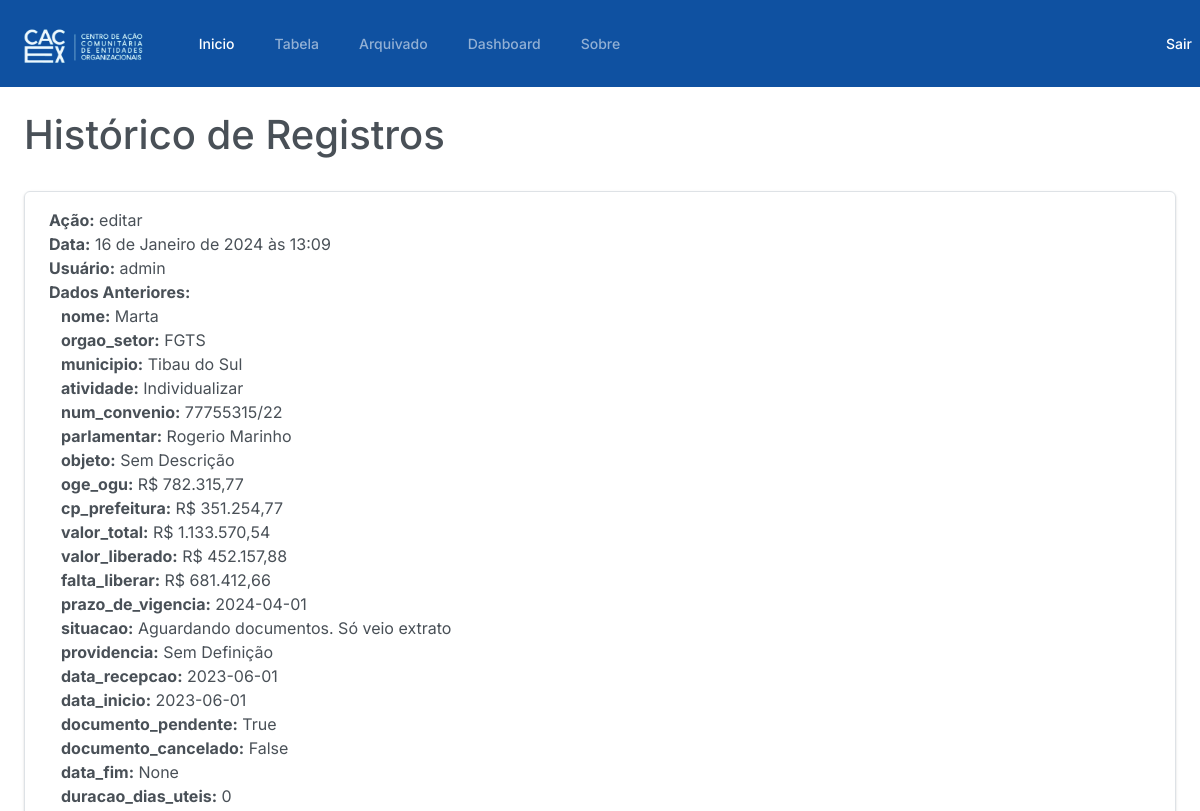
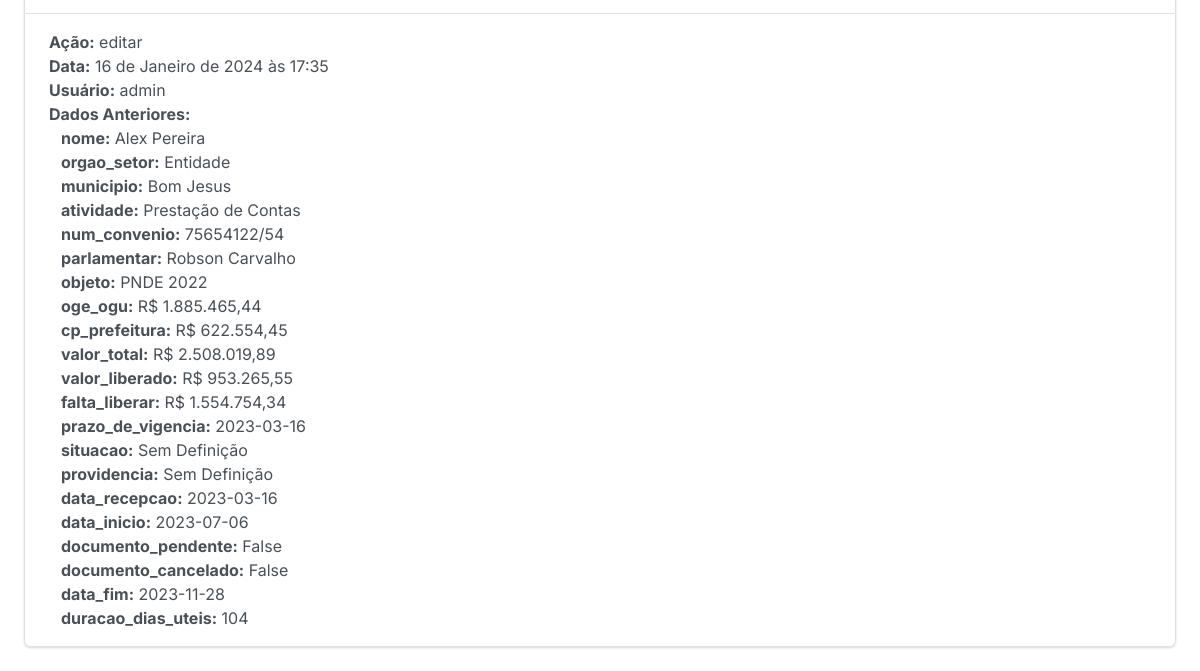
The app's page /historico/ (signed in), older data (2 pictures, top to bottom).
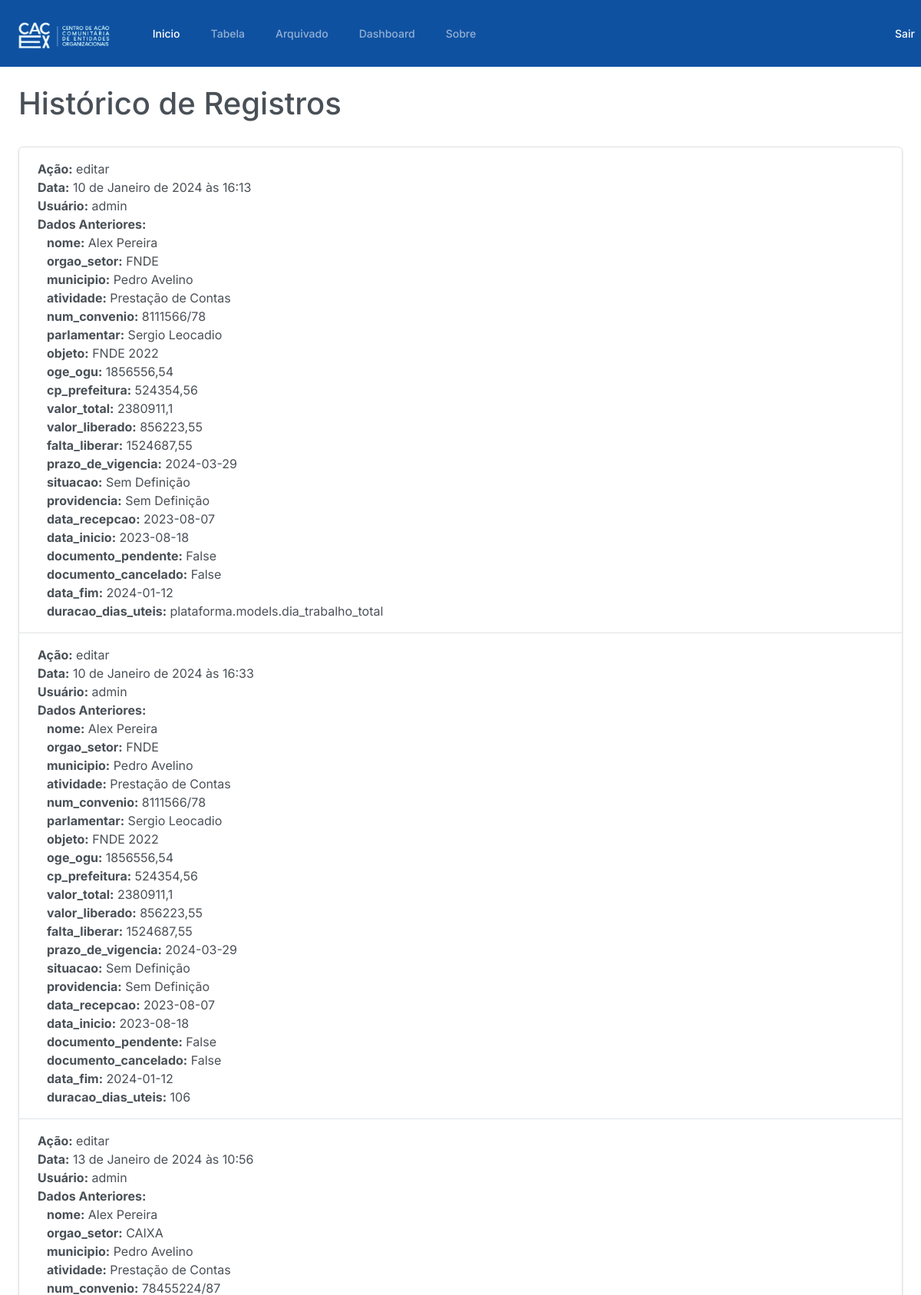
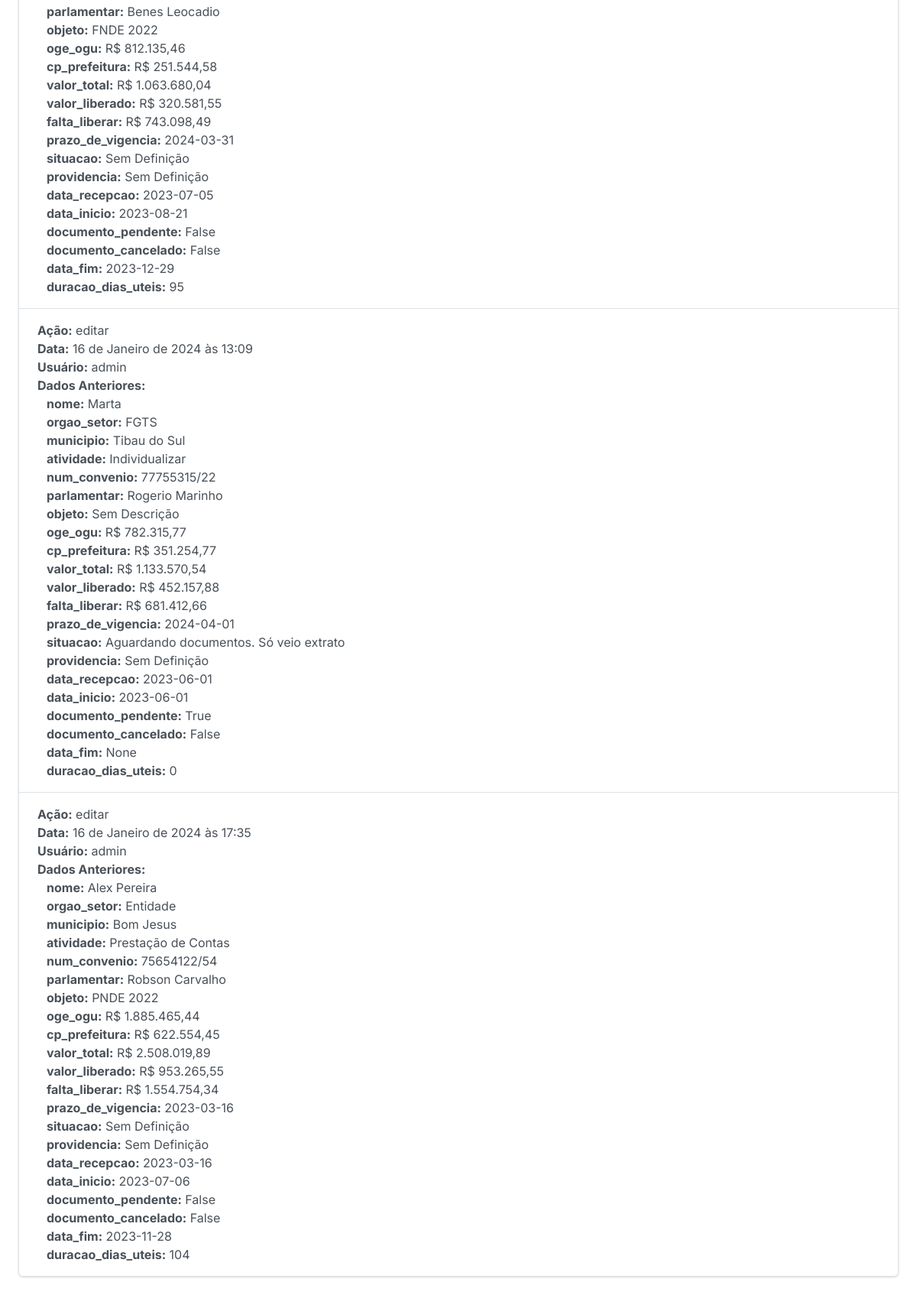
The same page, newer data (2 pictures, top to bottom).
### plataforma/models.py (models this page shows, shortened)
class Historico(models.Model):
    usuario = models.ForeignKey(CustomUser, on_delete=models.CASCADE)
    acao = models.CharField(max_length=255)
    data = models.DateTimeField(auto_now_add=True)
    dados_anteriores = models.JSONField(default=dict, encoder=DecimalJSONEncoder)
    registro = models.ForeignKey(RegistroFuncionarios, on_delete=models.CASCADE)

### autenticar/models.py (models this page shows)
class CustomUser(AbstractUser):
    reset_password_token = models.CharField(max_length=32, blank=True, null=True)
    groups = models.ManyToManyField(
        'auth.Group',
        related_name='customuser_set',
        related_query_name='user',
        blank=True,
        verbose_name='groups',
        help_text='The groups this user belong to. A user will get all permissions granted to each of their groups.',
    )
    user_permissions = models.ManyToManyField(
        'auth.Permission',
        related_name='customuser_set',
        related_query_name='user',
        blank=True,
        verbose_name='user permissions',
        help_text='Specific permissions for this user.'
    )

### plataforma/views.py (the view)
# urls.py: path('historico/', views.historico, name='historico'),
def historico(request):
    historico_registros = Historico.objects.all()
    context = {
        'historico_registros': historico_registros
    }
    return render(request, 'historico_template.html', context)

### plataforma/templates/historico_template.html (shortened to what this page needs)
{% extends "base.html" %}
{% load static %}
{% load humanize %}
{% load custom_filters %}
{% block container %}
    <div class="m-4">
      <h1>Histórico de Registros</h1> <br>
      <ul class="list-group">
        {% for historico in historico_registros %}
          <li class="list-group-item justify-content-between align-items-center">
            <strong>Ação:</strong> {{ historico.acao }}<br>
            <strong>Data:</strong> {{ historico.data }}<br>
            <strong>Usuário:</strong> {{ historico.usuario }}<br>
            <strong>Dados Anteriores:</strong> <br>
            <div class="container">
              {% for key, value in historico.dados_anteriores.items %}
                <strong>{{ key }}:</strong> {{ value }} <br>
              {% endfor %}
            </div>
          </li>
        {% endfor %}
      </ul>
    </div>
{% endblock container %}

### autenticar/templates/base.html (shortened to what this page needs)
{% load static %}
<!DOCTYPE html>
<html lang="en">
<head>
  <link rel="stylesheet" href="{% static 'autenticar/css/bootstrap.css' %}">
  <link rel="stylesheet" href="{% static 'autenticar/css/bootstrap.min.css' %}">
  <link rel="stylesheet" href="{% static 'autenticar/css/navbar.css' %}">
  <link rel="stylesheet" type="text/css" href="https://cdn.datatables.net/1.11.5/css/jquery.dataTables.css">
</head>
<body>
  {% if user.is_authenticated %}
   {% block header %}
    <nav class="navbar navbar-expand-lg bg_navbar" data-bs-theme="dark">
      <div class="container-fluid">
        <a class="navbar-brand" href="{% url 'inicio' %}"><img src="{% static 'autenticar/img/logo2.png' %}" alt="Logo" height="50px"></a>
        <div class="collapse navbar-collapse" id="navbarColor01">
          <ul class="navbar-nav me-auto">
            <li class="nav-item">
              <a class="nav-link active" href="{% url 'inicio' %}">Inicio
              </a>
            </li>
            <li class="nav-item">
              <a class="nav-link" href="{% url 'home' %}">Tabela</a>
            </li>
            <li class="nav-item">
              <a class="nav-link" href="{% url 'mostrar_registros_anexados' %}">Arquivado</a>
            </li>
            <li class="nav-item">
              <a class="nav-link" href="#">Dashboard</a>
            </li>
            <li class="nav-item">
              <a class="nav-link" href="#">Sobre</a>
            </li>
          </ul>
        </div>
        <ul class="navbar-nav me-auto mb-2 mb-lg-0">
          <li class="nav-item mx-2">
            <a href="{% url 'sair' %}" class="nav-link text-secondary">Sair</a>
          </li>
        </ul>
      </div>
    </nav>
   {% endblock header %}
  {% endif %}
  {% block container %}
  {% endblock container %}
</body>
</html>

### templates/static/autenticar/css/navbar.css (style rules this page uses)
.bg_navbar { background-color: #0f51a1; width: 102%; }

Row changes from the older to the newer data that the page shows:
added Historico: acao "editar", data "10 de Janeiro de 2024 às 16:13", usuario "admin", dados_anteriores "nome" "orgao_setor" "municipio" "atividade" "num_convenio" "parlamentar" "objeto" "oge_ogu" "cp_prefeitura" "valor_total" "valor_liberado" "falta_liberar" "prazo_de_vigencia" "situacao" "providencia" "data_recepcao" "data_inicio" "documento_pendente" "documento_cancelado" "data_fim" "duracao_dias_uteis", dados_anteriores "Alex Pereira" "FNDE" "Pedro Avelino" "Prestação de Contas" "8111566/78" "Sergio Leocadio" "FNDE 2022" "1856556,54" "524354,56" "2380911,1" "856223,55" "1524687,55" "2024-03-29" "Sem Definição" "Sem Definição" "2023-08-07" "2023-08-18" "False" "False" "2024-01-12" "plataforma.models.dia_trabalho_total"
added Historico: acao "editar", data "10 de Janeiro de 2024 às 16:33", usuario "admin", dados_anteriores "nome" "orgao_setor" "municipio" "atividade" "num_convenio" "parlamentar" "objeto" "oge_ogu" "cp_prefeitura" "valor_total" "valor_liberado" "falta_liberar" "prazo_de_vigencia" "situacao" "providencia" "data_recepcao" "data_inicio" "documento_pendente" "documento_cancelado" "data_fim" "duracao_dias_uteis", dados_anteriores "Alex Pereira" "FNDE" "Pedro Avelino" "Prestação de Contas" "8111566/78" "Sergio Leocadio" "FNDE 2022" "1856556,54" "524354,56" "2380911,1" "856223,55" "1524687,55" "2024-03-29" "Sem Definição" "Sem Definição" "2023-08-07" "2023-08-18" "False" "False" "2024-01-12" "106"
added Historico: acao "editar", data "13 de Janeiro de 2024 às 10:56", usuario "admin", dados_anteriores "nome" "orgao_setor" "municipio" "atividade" "num_convenio" "parlamentar" "objeto" "oge_ogu" "cp_prefeitura" "valor_total" "valor_liberado" "falta_liberar" "prazo_de_vigencia" "situacao" "providencia" "data_recepcao" "data_inicio" "documento_pendente" "documento_cancelado" "data_fim" "duracao_dias_uteis", dados_anteriores "Alex Pereira" "CAIXA" "Pedro Avelino" "Prestação de Contas" "78455224/87" "Benes Leocadio" "FNDE 2022" "R$ 812.135,46" "R$ 251.544,58" "R$ 1.063.680,04" "R$ 320.581,55" "R$ 743.098,49" "2024-03-31" "Sem Definição" "Sem Definição" "2023-07-05" "2023-08-21" "False" "False" "2023-12-29" "95"
